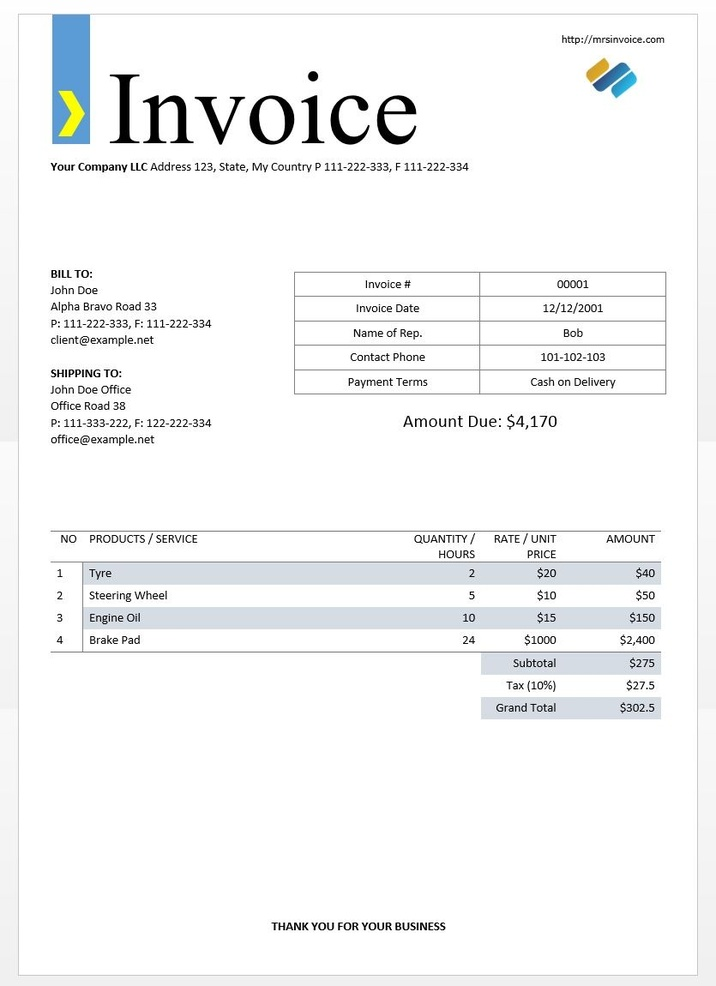
#> input picture 3. Експерти/4. Data Analizys/5. ImageProcessing/images/nvoice-sample.jpg, 716 x 986 px, shrunk from 835 x 1150 before the run, given in place of the camera
$ python TrackObject.py
#> lines starting #> are read from the running program, lines starting #| are printed output that depends on the picture; after the words box and inside, x2 and y2 are one past the last pixel; in counts of white or black regions, pixels touching at a corner belong together
import cv2


def track_object(thresh_image):
    # findcontours
    cnts = cv2.findContours(thresh_image, cv2.RETR_LIST,
                            cv2.CHAIN_APPROX_SIMPLE)[0]

    # filter by area
    xcnts = []
    coordinates = []
    s1 = 20
    for cnt in cnts:
        if s1 < cv2.contourArea(cnt):
            xcnts.append(cnt)

            # calculate moments for each contour
            M = cv2.moments(cnt)

            # calculate x,y coordinate of center
            cX = int(M["m10"] / M["m00"])
            cY = int(M["m01"] / M["m00"])

            cv2.circle(frame, (cX, cY), 15, (0, 255, 0), -1)

            coordinates.append((cX, cY))
        # printing output
    print("\nDots number: {}".format(len(xcnts)))
    print(f"coordinates: {coordinates}")
    return coordinates


# capture frames from a camera with device index=0
cap = cv2.VideoCapture(1)
print(f'FPS: {cv2.CAP_PROP_FPS}')

if not cap.isOpened():
    print("Can`t open the video file!\n");
    exit()


# loop runs if capturing has been initialized
while cap.isOpened():
    print(f'FPS: {cv2.CAP_PROP_FPS}')

    # reads frame from a camera
    ret, frame = cap.read()
#> frame is the input picture: shape (986, 716, 3); mean B, G, R 246, 245.5, 244.8
    gray = cv2.cvtColor(frame, cv2.COLOR_BGR2GRAY)
    blurred = cv2.GaussianBlur(gray, (15, 15), 0)
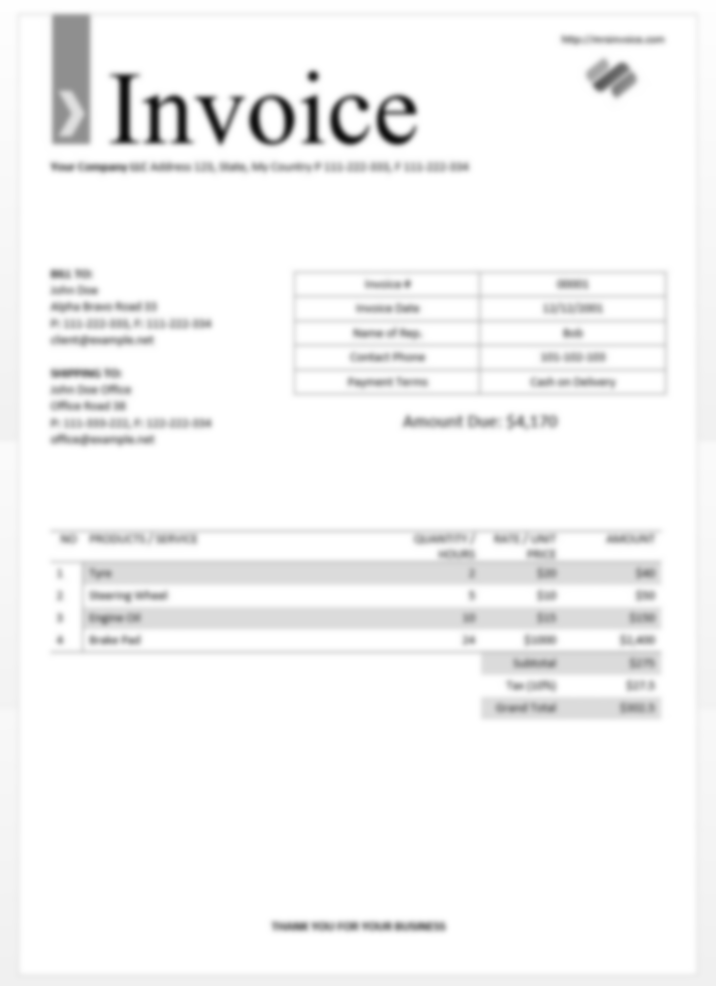
#> blurred: shape (986, 716); min 13, max 255, mean 245.4
    thresh = cv2.threshold(blurred, 230, 255, cv2.THRESH_BINARY)[1]
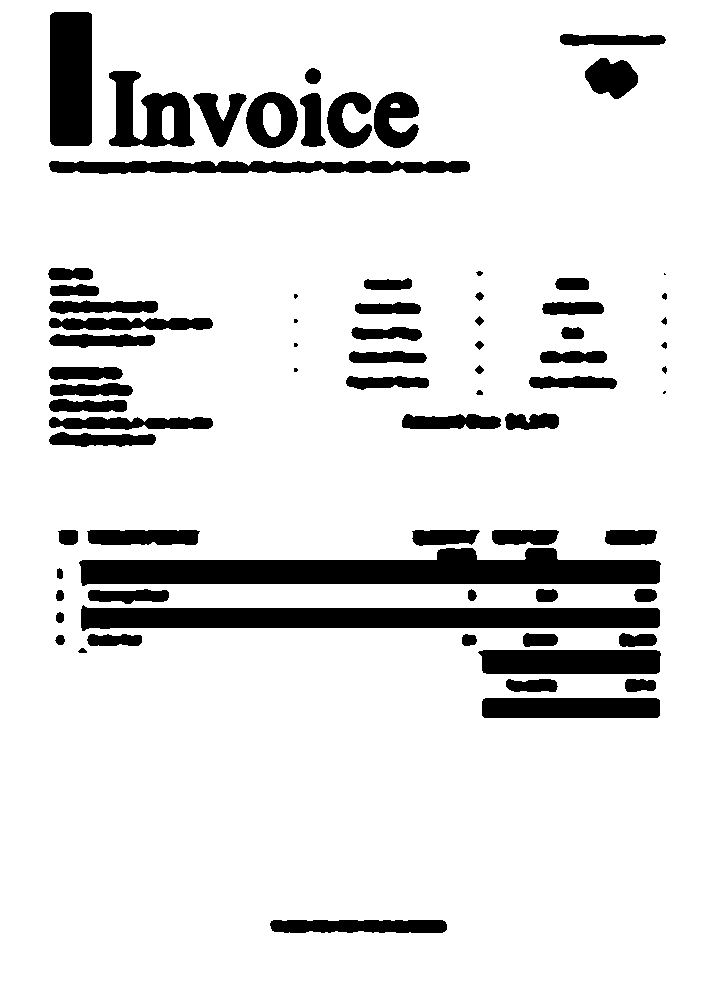
#> thresh: shape (986, 716); 87.6% white; 74 black regions (6 under 20 px)
    track_object(thresh)
#> in track_object, `cnts = cv2.findContours(thresh_image, cv2.RETR_LIST, cv2.CHAIN_APPROX_..`: cnts = 78 contours, 2 with area under 20; largest, box (x1, y1, x2, y2) and area: (0, 0, 716, 986) 704275, (78, 547, 662, 587) 15336, (80, 604, 661, 632) 12204, (49, 11, 93, 147) 5772, (48, 160, 471, 175) 4870
#> the loop in track_object, `for cnt in cnts:` made 78 passes
#> (cX, cY) on passes 1 to 12: (359, 925), (570, 707), (639, 684), (531, 685), (570, 661), (82, 650), (59, 639), (468, 639), (114, 639), (636, 639), (539, 639), (59, 617)
#> after the loop in track_object, `for cnt in cnts:`:
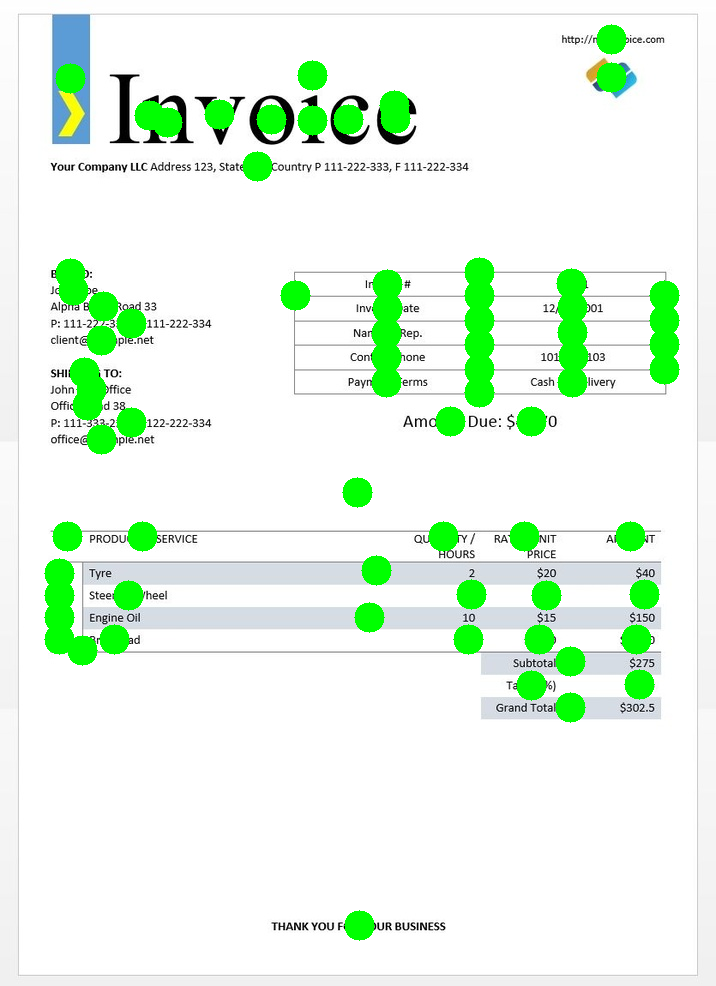
#> frame: shape (986, 716, 3); 6.86% of pixels changed, all inside (x1, y1, x2, y2) = (44, 24, 680, 941)
#> after the loop in track_object, `for cnt in cnts:`: coordinates = 73 pairs, first value 59 to 664, second value 39 to 925; xcnts = 73 contours; largest, box (x1, y1, x2, y2) and area: (0, 0, 716, 986) 704275, (78, 547, 662, 587) 15336, (80, 604, 661, 632) 12204, (49, 11, 93, 147) 5772, (48, 160, 471, 175) 4870
#| Dots number: 73
#> (printed output is left out)

    # Display the frame
    cv2.imshow('Camera', frame)

    # Wait for 25ms
    if cv2.waitKey(1) & 0xFF == ord('q'):
#> (key q is pressed here)
        break

# release the camera from video capture
cap.release()

# De-allocate any associated memory usage
cv2.destroyAllWindows()
